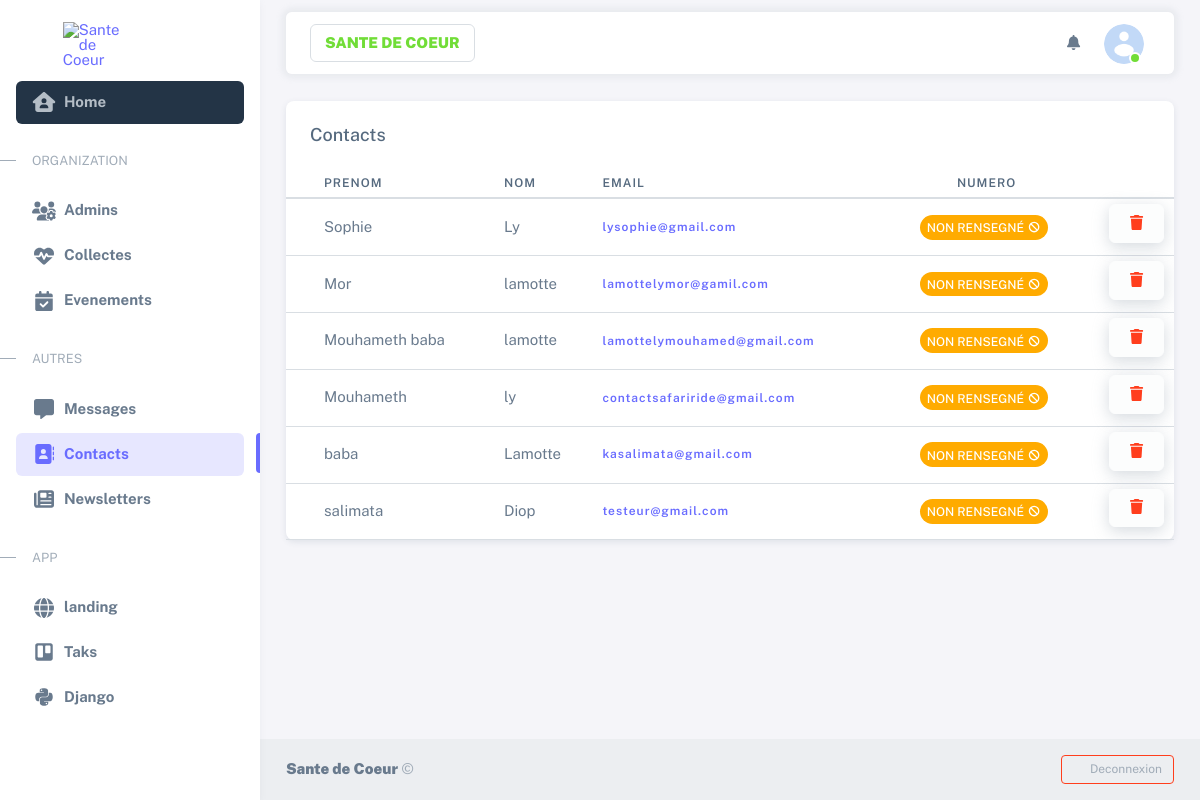
The page /sante/contacts/ (signed in) on the database as committed earlier.
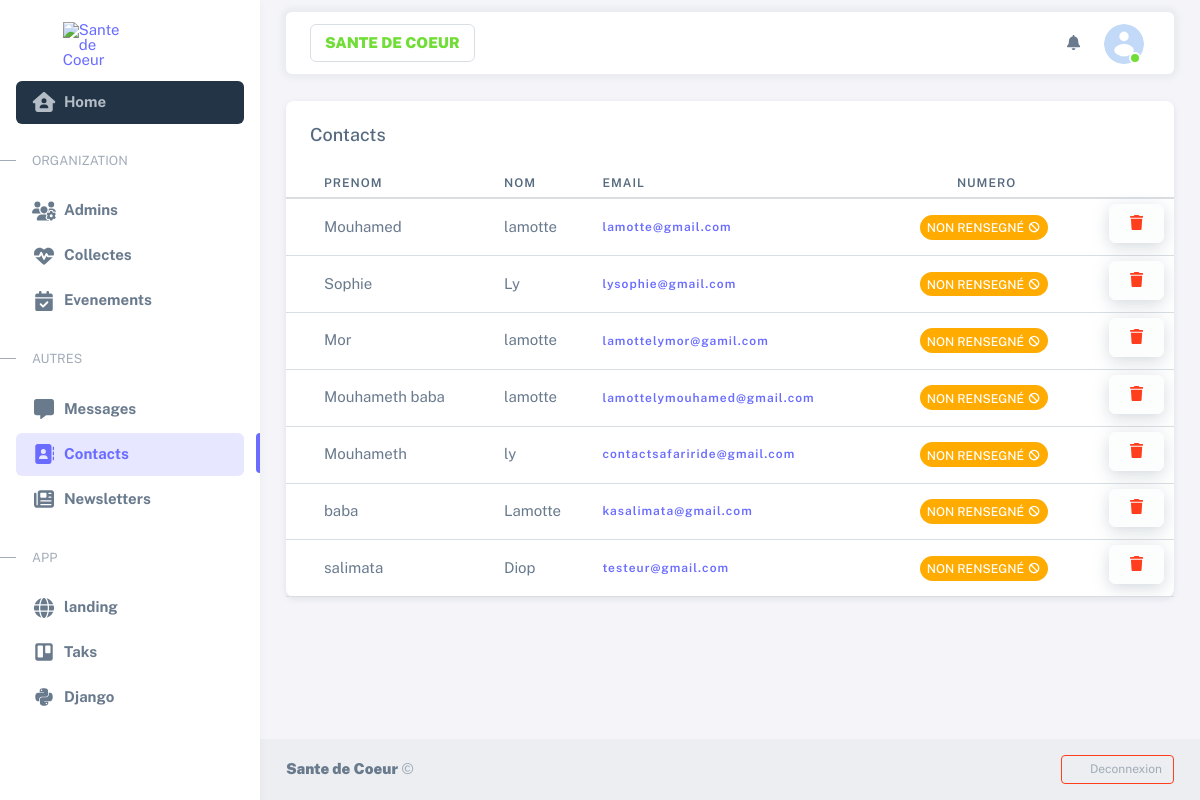
The same page on the database as committed later.
### administration/models.py (models this page shows, shortened)
class Contacts(models.Model):
    date = models.DateField(auto_now_add=True)
    first_name = models.CharField(max_length=50)
    last_name = models.CharField(max_length=50)
    email = models.EmailField(max_length=254, unique=True)
    class Meta:
        verbose_name = 'Contacts'
        verbose_name_plural = 'Contacts'

### administration/views.py (the view)
# urls.py: path('contacts/', list_contacts, name='contacts'),
def list_contacts(request):
    contacts = Contacts.objects.all().order_by('-date')
    context = {
        'contacts' : contacts
    }
    return render(request, 'administration/pages/contacts/list.html', context)

### context_processor.py (called while the page is built)
def all_context(request):
    user = request.user
    try :
        site = Site.objects.get(pk = 1)
    except Site.DoesNotExist :
        site = None
    try :
        avatar = Avatar.objects.get(user = user.pk, primary = 1)
        print(avatar)
    except Avatar.DoesNotExist :
        avatar = None
        print(avatar)
    context = {
        'avatar' : avatar,
        'site' : site,
        'path' : request.path
    }
    return context

### administration/templates/administration/pages/contacts/list.html (shortened to what this page needs)
{% extends "bases/sneat.html" %}
{% load static %}
{% block main %}
<div class="container-xxl flex-grow-1 container-p-y">
    {% if user.is_superuser %}
    <div class="card z-index-1" id="recentPurchaseTable" data-list='{"valueNames":["name","email","product","payment","amount"],"page":7,"pagination":true}'>
        <div class="card-header">
          <div class="row flex-between-center">
            <div class="col-6 col-sm-auto d-flex align-items-center pe-0">
              <h5 class="fs-0 mb-0 text-nowrap py-2 py-xl-0">Contacts</h5>
            </div>
            <div class="col-6 col-sm-auto ms-auto text-end ps-0">
            </div>
          </div>
        </div>
        <div class="card-body px-0 py-0">
          <div class="table-responsive scrollbar">
            <table class="table table-sm fs--1 mb-0 overflow-hidden">
              <thead class="bg-200 text-900">
                <tr>
                  <th class="white-space-nowrap">
                  </th>
                  <th class="sort pe-1 align-middle white-space-nowrap" data-sort="name">Prenom</th>
                  <th class="sort pe-1 align-middle white-space-nowrap" data-sort="email">Nom</th>
                  <th class="sort pe-1 align-middle white-space-nowrap" data-sort="product">Email</th>
                  <th class="sort pe-1 align-middle white-space-nowrap text-center" data-sort="payment">Numero</th>
                  <th class="no-sort pe-1 align-middle data-table-row-action"></th>
                </tr>
              </thead>
              <tbody class="list" id="table-purchase-body">
                {% for contact in contacts %}
                <tr class="btn-reveal-trigger">
                  <td class="align-middle" style="width: 28px;">
                  </td>
                  <td class="align-middle white-space-nowrap email">{{ contact.first_name }}</td>
                  <td class="align-middle white-space-nowrap product">{{ contact.last_name }}</td>
                  <th class="align-middle white-space-nowrap email text-lowercase"><a href="mailto:{{ contact.email }}">{{contact.email}} </a></th>
                  <td class="align-middle text-center fs-0 white-space-nowrap payment"><span class="badge badge rounded-pill bg-warning">Non rensegné<span class="ms-1 fas fa-ban" data-fa-transform="shrink-2"></span></span></td>
                  <td class="align-middle white-space-nowrap text-end">
                    <div class="font-sans-serif position-static d-inline-block">
                      <a href="#" class="btn shadow btn-light text-600 btn btn-reveal float-end" type="button" id="dropdown13" >
                          <span class="text-danger fas fa-trash fs--1"></span></a>
                  </div>
                  </td>
                </tr>
                {% endfor %}
              </tbody>
            </table>
          </div>
        </div>
    </div>
    {% endif %}
  </div>
{% endblock main %}

Rows that differ between the two databases and show on the page:
added Contacts: first_name "Mouhamed", last_name "lamotte", email "lamotte@gmail.com"
